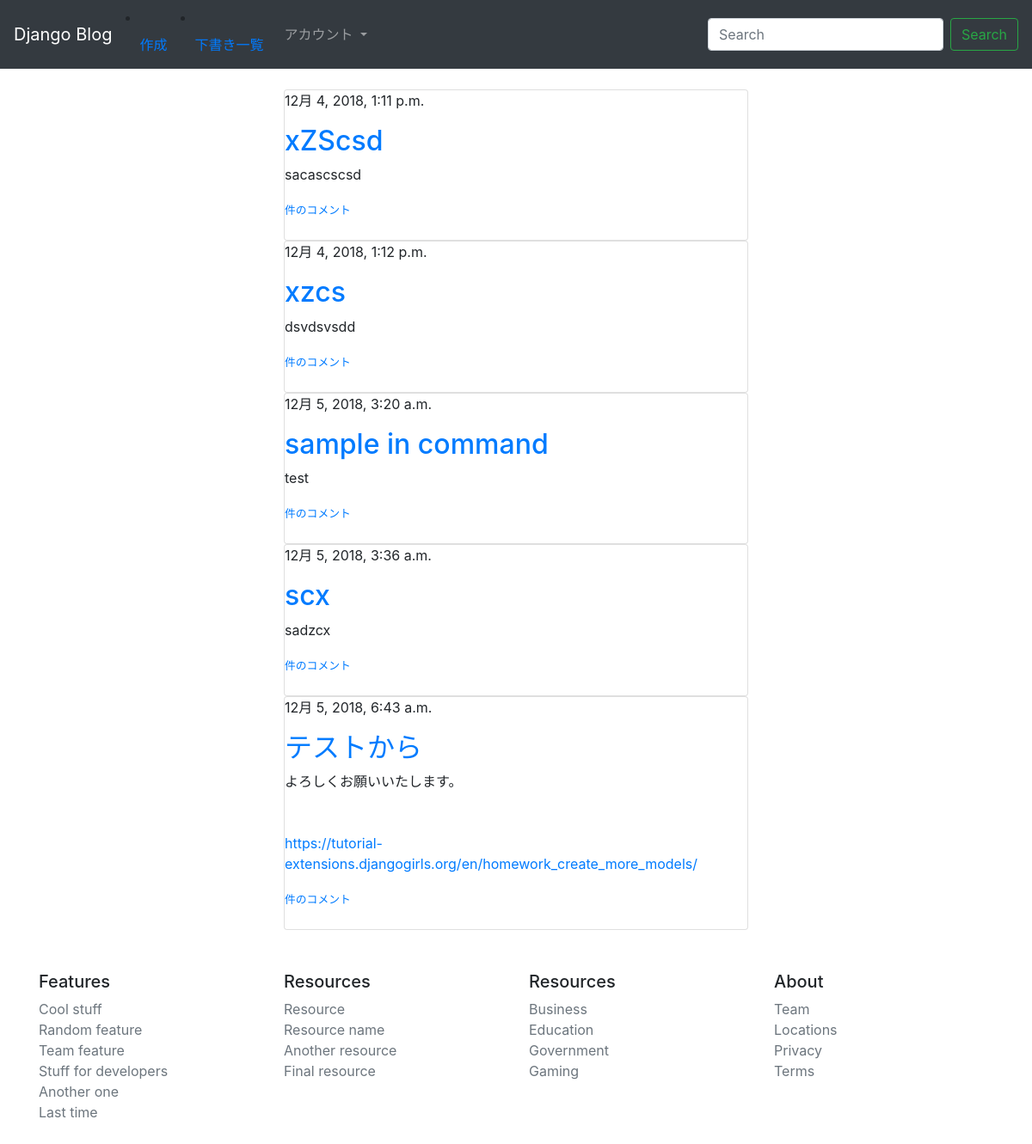
The app's page / (signed in) with its own data.
### blog/models.py (models this page shows, shortened)
class Post(models.Model):
    author = models.ForeignKey(
        "auth.User", on_delete=models.CASCADE)
    title = models.CharField(max_length=200)
    text = models.TextField()
    created_date = models.DateTimeField(default=timezone.now)
    published_date = models.DateTimeField(blank=True, null=True)

### blog/views.py (the view)
# urls.py: path("", views.post_list, name="post_list"),
@login_required
def post_list(request):
    posts = Post.objects.filter(
        published_date__lte=timezone.now()).order_by("published_date")
    return render(request, "blog/post_list.html", {'posts': posts})

### blog/templates/blog/post_list.html
{% extends 'blog/base.html' %}
{% block content %}
  {% for post in posts %}
  <div class="card">
    <div class="post">
      <p>{{ post.published_date }}</p>
      <h2><a href="{% url 'post_detail' pk=post.pk %}">{{ post.title }}</a></h2>
      <p>{{ post.text|linebreaksbr|urlize }}</p>
      <small><a href="{% url "post_detail" pk=post.pk%}">{{ post.approved_comments.count }}件のコメント</a></small>
    </div>
    <br>
    </div>
  {% endfor %}
{% endblock  %}

### records on screen
Post: published_date "12月 4, 2018, 1:11 p.m.", title "xZScsd", text "sacascscsd"
Post: published_date "12月 4, 2018, 1:12 p.m.", title "xzcs", text "dsvdsvsdd"
Post: published_date "12月 5, 2018, 3:20 a.m.", title "sample in command", text "test"
Post: published_date "12月 5, 2018, 3:36 a.m.", title "scx", text "sadzcx"
Post: published_date "12月 5, 2018, 6:43 a.m.", title "テストから", text "よろしくお願いいたします。 https://tutorial-extensions.djangogirls.org/en/homework_create_more_models/"
